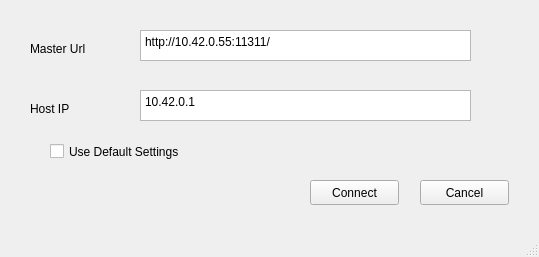
<?xml version="1.0" encoding="UTF-8"?>
<ui version="4.0">
 <class>ConnectionWindow</class>
 <widget class="QMainWindow" name="ConnectionWindow">
  <property name="geometry">
   <rect>
    <x>0</x>
    <y>0</y>
    <width>539</width>
    <height>257</height>
   </rect>
  </property>
  <property name="windowTitle">
   <string>MainWindow</string>
  </property>
  <widget class="QWidget" name="centralwidget">
   <widget class="QLabel" name="label">
    <property name="geometry">
     <rect>
      <x>30</x>
      <y>40</y>
      <width>91</width>
      <height>17</height>
     </rect>
    </property>
    <property name="text">
     <string>Master Url</string>
    </property>
   </widget>
   <widget class="QLabel" name="label_2">
    <property name="geometry">
     <rect>
      <x>30</x>
      <y>100</y>
      <width>67</width>
      <height>17</height>
     </rect>
    </property>
    <property name="text">
     <string>Host IP</string>
    </property>
   </widget>
   <widget class="QPlainTextEdit" name="txtMasterUrl">
    <property name="geometry">
     <rect>
      <x>140</x>
      <y>30</y>
      <width>331</width>
      <height>31</height>
     </rect>
    </property>
    <property name="plainText">
     <string>http://10.42.0.55:11311/</string>
    </property>
   </widget>
   <widget class="QPlainTextEdit" name="txtHostIP">
    <property name="geometry">
     <rect>
      <x>140</x>
      <y>90</y>
      <width>331</width>
      <height>31</height>
     </rect>
    </property>
    <property name="plainText">
     <string>10.42.0.1</string>
    </property>
   </widget>
   <widget class="QCheckBox" name="chkDefaultSettings">
    <property name="geometry">
     <rect>
      <x>50</x>
      <y>140</y>
      <width>171</width>
      <height>23</height>
     </rect>
    </property>
    <property name="text">
     <string>Use Default Settings</string>
    </property>
   </widget>
   <widget class="QPushButton" name="btnConnect">
    <property name="geometry">
     <rect>
      <x>310</x>
      <y>180</y>
      <width>89</width>
      <height>25</height>
     </rect>
    </property>
    <property name="text">
     <string>Connect</string>
    </property>
   </widget>
   <widget class="QPushButton" name="btnCancel">
    <property name="geometry">
     <rect>
      <x>420</x>
      <y>180</y>
      <width>89</width>
      <height>25</height>
     </rect>
    </property>
    <property name="text">
     <string>Cancel</string>
    </property>
   </widget>
  </widget>
  <widget class="QMenuBar" name="menubar">
   <property name="geometry">
    <rect>
     <x>0</x>
     <y>0</y>
     <width>539</width>
     <height>22</height>
    </rect>
   </property>
  </widget>
  <widget class="QStatusBar" name="statusbar"/>
 </widget>
 <resources/>
 <connections/>
</ui>
